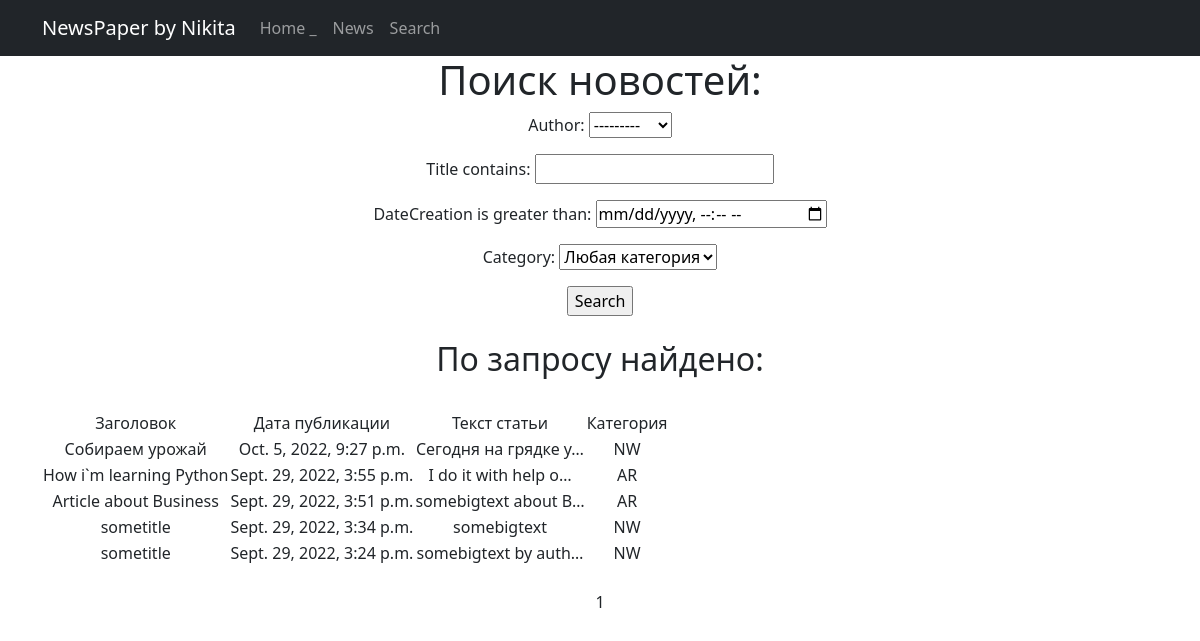
The app's page /news/search/ with its own data.
### newapp/models.py (models this page shows, shortened)
class Post (models.Model):
    author = models.ForeignKey(Author, on_delete=models.CASCADE)
    NEWS = 'NW'
    ARTICLE = 'AR'
    CATEGORY_CHOICES =[
        (NEWS, 'Новость'),
        (ARTICLE, 'Статья'),
    ]
    categoryType = models.CharField(max_length=2, choices=CATEGORY_CHOICES, default=ARTICLE)
    dateCreation = models.DateTimeField(auto_now_add=True)
    postCategory = models.ManyToManyField(Category, through='PostCategory')
    title = models.CharField(max_length=128)
    text = models.TextField()
    rating = models.SmallIntegerField(default=0)

### newapp/views.py (the view)
# urls.py: path('search/', PostSearch.as_view(), name='post_search'),
class PostSearch(ListView):
    model = Post
    ordering = '-dateCreation'
    template_name = 'search.html'
    context_object_name = 'news'
    paginate_by = 10
    def get_queryset(self):
        queryset = super().get_queryset()
        self.filterset = PostFilter(self.request.GET, queryset)
        return self.filterset.qs
    def get_context_data(self, **kwargs):
        context = super().get_context_data(**kwargs)
        context['filterset'] = self.filterset
        return context

### newapp/models.py (called while the page is built)
    def __str__(self):
     return f'{self.authorUser.username}'

    def __str__(self):
        return self.name

### newapp/templatetags/custom_filters.py (called while the page is built)
@register.filter()
def censor(value):
    bad_words = ('редиска', 'морковка','картошка')
    if not isinstance(value, str):
        raise TypeError(f"unresolved type '{type(value)}' expected  type 'str'")
    for word in value.split():
        if word.lower() in bad_words:
            value = value.replace(word, f"{word[0]}{'*' * (len(word) - 2)}{word[-1]}")
    return value

### templates/search.html (shortened to what this page needs)
{% extends 'flatpages/default.html' %}
{% load custom_filters %}
{% load custom_tags %}
{% block content %}
<h1>Поиск новостей:</h1>
   <form action="" method="get">
      {{ filterset.form.as_p }}
       <input type="submit" value="Search" />
   </form>
<br>
    {% if news %}
    <h2>По запросу найдено: </h2>
<br>
               <table>
           <tr>
               <td>Заголовок</td>
               <td>Дата публикации</td>
               <td>Текст статьи</td>
               <td>Категория</td>
           </tr>
           {% for post in news %}
           <tr>
               <td>{{ post.title }}</td>
               <td>{{ post.dateCreation}}</td>
               <td>{{ post.text|truncatechars:20|censor }}</td>
               <td>{{ post.categoryType }}</td>
           </tr>
           {% endfor %}
           {% else %}
       <h2>Статей нет!</h2>
    {% endif %}
       </table>
<br>
   {{ page_obj.number }}
{% endblock content %}

### templates/flatpages/default.html (shortened to what this page needs)
<!DOCTYPE html>
<html lang="en">
    <head>
        {% load static %}
        <link href="{% static 'css/styles.css' %}" rel="stylesheet" />
    </head>
    <body>
    <nav class="navbar navbar-expand-lg navbar-dark bg-dark static-top">
       <div class="container">
           <a class="navbar-brand" href="#">NewsPaper by Nikita</a>
           <div class="collapse navbar-collapse" id="navbarResponsive">
               <ul class="navbar-nav ml-auto">
                   <li class="nav-item active">
                       <a class="nav-link" href="#">Home
                           <span class="sr-only">_</span>
                       </a>
                   </li>
                   <li class="nav-item">
                       <a class="nav-link" href="/news/">News</a>
                   </li>
                   <li class="nav-item">
                       <a class="nav-link" href="/news/search">Search</a>
                   </li>
               </ul>
           </div>
       </div>
    </nav>
        <div class="container">
           <div class="row">
               <div class="col-lg-12 text-center">
                   {% block content %}{% endblock content %}
               </div>
           </div>
        </div>
    </body>
</html>

### records on screen
Post: title "Собираем урожай", dateCreation "Oct. 5, 2022, 9:27 p.m.", text|censor "Сегодня на грядке у…", categoryType "NW"
Post: title "How i`m learning Python", dateCreation "Sept. 29, 2022, 3:55 p.m.", text|censor "I do it with help o…", categoryType "AR"
Post: title "Article about Business", dateCreation "Sept. 29, 2022, 3:51 p.m.", text|censor "somebigtext about B…", categoryType "AR"
Post: title "sometitle", dateCreation "Sept. 29, 2022, 3:34 p.m.", text|censor "somebigtext", categoryType "NW"
Post: title "sometitle", dateCreation "Sept. 29, 2022, 3:24 p.m.", text|censor "somebigtext by auth…", categoryType "NW"

### other values on screen
{{ page_obj.number }} "1"
